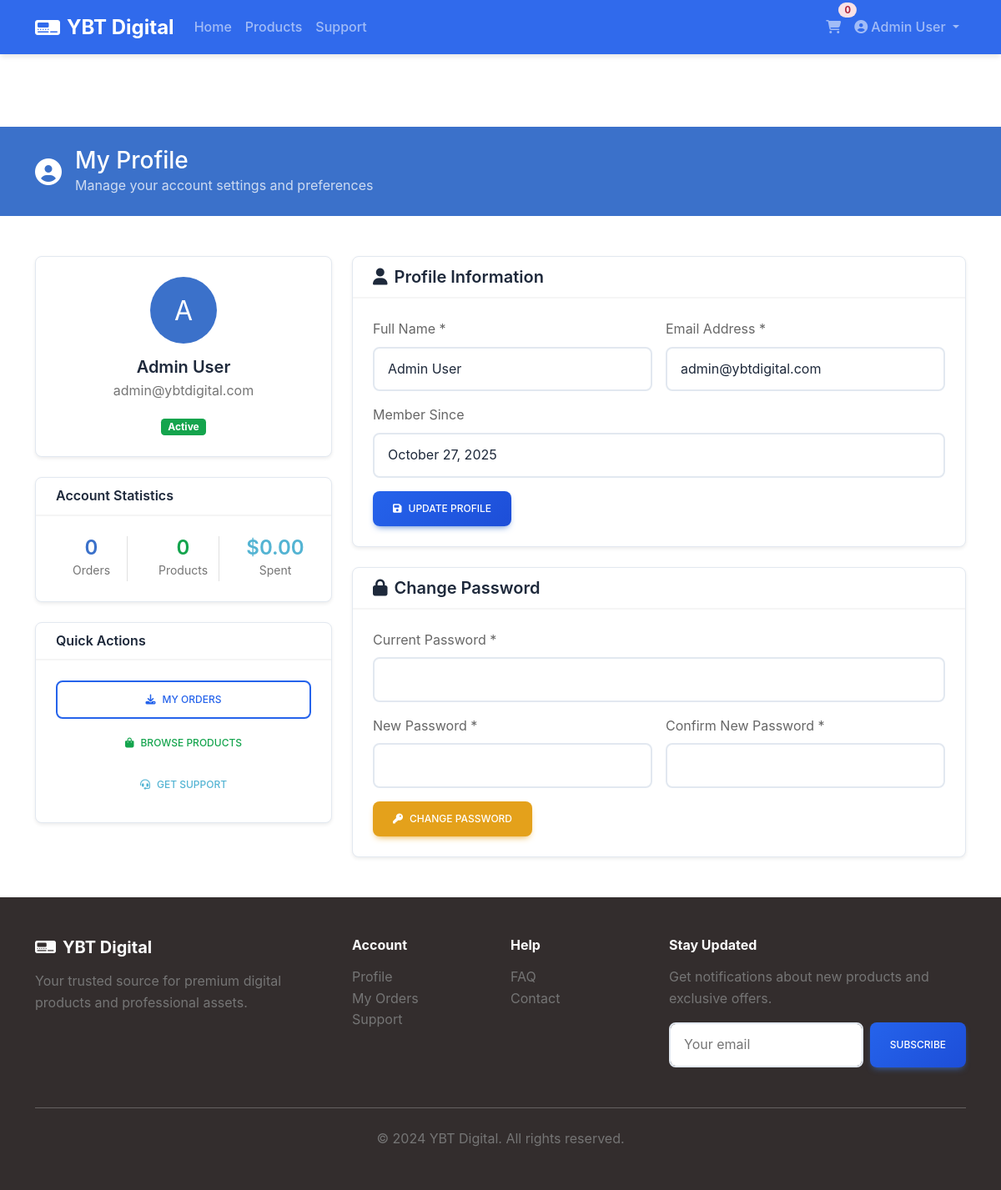
The app's page /profile.php (signed in) with its own data.
### tables this page shows
CREATE TABLE `users` (
  `id` int(11) NOT NULL AUTO_INCREMENT,
  `name` varchar(255) NOT NULL,
  `email` varchar(255) NOT NULL,
  `password` varchar(255) NOT NULL,
  `role` enum('user','admin','super_admin') DEFAULT 'user',
  `status` enum('active','blocked','pending') DEFAULT 'active',
  `email_verified` tinyint(1) DEFAULT 0,
  `verification_token` varchar(255) DEFAULT NULL,
  `reset_token` varchar(255) DEFAULT NULL,
  `reset_expires` timestamp NULL DEFAULT NULL,
  `last_login` timestamp NULL DEFAULT NULL,
  `created_at` timestamp DEFAULT CURRENT_TIMESTAMP,
  `updated_at` timestamp DEFAULT CURRENT_TIMESTAMP ON UPDATE CURRENT_TIMESTAMP,
  PRIMARY KEY (`id`),
  UNIQUE KEY `email` (`email`),
  KEY `idx_email` (`email`),
  KEY `idx_role` (`role`),
  KEY `idx_status` (`status`)
);

### includes/functions.php (called while the page is built, shortened)
<?php
function getUserById($id) {
    global $pdo;
    $stmt = $pdo->prepare("SELECT * FROM users WHERE id = ?");
    $stmt->execute([$id]);
    return $stmt->fetch();
}
function getSetting($key, $default = null) {
    global $pdo;
    $stmt = $pdo->prepare("SELECT setting_value FROM settings WHERE setting_key = ?");
    $stmt->execute([$key]);
    $result = $stmt->fetchColumn();
    return $result !== false ? $result : $default;
}
function formatPrice($amount, $currency = null) {
    if (!$currency) {
        $currency = getSetting('currency', 'USD');
    }
    $symbols = [
        'USD' => '$',
        'EUR' => '€',
        'GBP' => '£',
        'INR' => '₹'
    ];
    $symbol = $symbols[$currency] ?? $currency . ' ';
    return $symbol . number_format($amount, 2);
}
?>

### profile.php (the view, shortened to what this page needs)
<?php
require_once 'config/database.php';
require_once 'includes/functions.php';
$user = getUserById($_SESSION['user_id']);
$stmt = $pdo->prepare("SELECT COUNT(*) FROM orders WHERE user_id = ?");
$stmt->execute([$_SESSION['user_id']]);
$totalOrders = $stmt->fetchColumn();
$stmt = $pdo->prepare("SELECT SUM(total_amount) FROM orders WHERE user_id = ? AND payment_status = 'completed'");
$stmt->execute([$_SESSION['user_id']]);
$totalSpent = $stmt->fetchColumn() ?: 0;
$stmt = $pdo->prepare("SELECT COUNT(DISTINCT oi.product_id) FROM order_items oi JOIN orders o ON oi.order_id = o.id WHERE o.user_id = ? AND o.payment_status = 'completed'");
$stmt->execute([$_SESSION['user_id']]);
$totalProducts = $stmt->fetchColumn();
?>
<!DOCTYPE html>
<html lang="en">
<head>
    <link href="https://cdnjs.cloudflare.com/ajax/libs/mdb-ui-kit/6.4.2/mdb.min.css" rel="stylesheet">
    <link href="https://cdnjs.cloudflare.com/ajax/libs/font-awesome/6.4.0/css/all.min.css" rel="stylesheet">
    <link href="assets/css/style.css" rel="stylesheet">
</head>
<body>
    <nav class="navbar navbar-expand-lg navbar-dark bg-primary fixed-top">
        <div class="container">
            <a class="navbar-brand fw-bold" href="index.php">
                <i class="fas fa-digital-tachograph me-2"></i>YBT Digital
            </a>
            <div class="collapse navbar-collapse" id="navbarNav">
                <ul class="navbar-nav me-auto">
                    <li class="nav-item">
                        <a class="nav-link" href="index.php">Home</a>
                    </li>
                    <li class="nav-item">
                        <a class="nav-link" href="products.php">Products</a>
                    </li>
                    <li class="nav-item">
                        <a class="nav-link" href="support.php">Support</a>
                    </li>
                </ul>
                <ul class="navbar-nav">
                    <li class="nav-item">
                        <a class="nav-link position-relative" href="cart.php">
                            <i class="fas fa-shopping-cart"></i>
                            <span class="badge badge-danger badge-pill position-absolute top-0 start-100 translate-middle" id="cart-count">0</span>
                        </a>
                    </li>
                    <li class="nav-item dropdown">
                        <a class="nav-link dropdown-toggle" href="#" id="userDropdown" role="button" data-mdb-toggle="dropdown">
                            <i class="fas fa-user-circle me-1"></i><?php echo htmlspecialchars($user['name']); ?>
                        </a>
                    </li>
                </ul>
            </div>
        </div>
    </nav>
    <section class="bg-primary text-white py-4" style="margin-top: 76px;">
        <div class="container">
            <div class="d-flex align-items-center">
                <i class="fas fa-user-circle fa-2x me-3"></i>
                <div>
                    <h1 class="h3 mb-0">My Profile</h1>
                    <p class="mb-0 opacity-75">Manage your account settings and preferences</p>
                </div>
            </div>
        </div>
    </section>
    <section class="py-5">
        <div class="container">
            <div class="row">
                <div class="col-lg-4 mb-4">
                    <div class="card shadow-sm">
                        <div class="card-body text-center">
                            <div class="avatar-container mb-3">
                                <div class="avatar bg-primary text-white rounded-circle d-inline-flex align-items-center justify-content-center"
                                     style="width: 80px; height: 80px; font-size: 2rem;">
                                    <?php echo strtoupper(substr($user['name'], 0, 1)); ?>
                                </div>
                            </div>
                            <h5 class="mb-1"><?php echo htmlspecialchars($user['name']); ?></h5>
                            <p class="text-muted mb-3"><?php echo htmlspecialchars($user['email']); ?></p>
                            <span class="badge bg-<?php echo $user['status'] == 'active' ? 'success' : 'warning'; ?>">
                                <?php echo ucfirst($user['status']); ?>
                            </span>
                        </div>
                    </div>
                    <div class="card shadow-sm mt-4">
                        <div class="card-header">
                            <h6 class="mb-0">Account Statistics</h6>
                        </div>
                        <div class="card-body">
                            <div class="row text-center">
                                <div class="col-4">
                                    <div class="border-end">
                                        <h4 class="text-primary mb-0"><?php echo $totalOrders; ?></h4>
                                        <small class="text-muted">Orders</small>
                                    </div>
                                </div>
                                <div class="col-4">
                                    <div class="border-end">
                                        <h4 class="text-success mb-0"><?php echo $totalProducts; ?></h4>
                                        <small class="text-muted">Products</small>
                                    </div>
                                </div>
                                <div class="col-4">
                                    <h4 class="text-info mb-0"><?php echo formatPrice($totalSpent); ?></h4>
                                    <small class="text-muted">Spent</small>
                                </div>
                            </div>
                        </div>
                    </div>
                    <div class="card shadow-sm mt-4">
                        <div class="card-header">
                            <h6 class="mb-0">Quick Actions</h6>
                        </div>
                        <div class="card-body">
                            <div class="d-grid gap-2">
                                <a href="orders.php" class="btn btn-outline-primary">
                                    <i class="fas fa-download me-2"></i>My Orders
                                </a>
                                <a href="products.php" class="btn btn-outline-success">
                                    <i class="fas fa-shopping-bag me-2"></i>Browse Products
                                </a>
                                <a href="support.php" class="btn btn-outline-info">
                                    <i class="fas fa-headset me-2"></i>Get Support
                                </a>
                            </div>
                        </div>
                    </div>
                </div>
                <div class="col-lg-8">
                    <div class="card shadow-sm mb-4">
                        <div class="card-header">
                            <h5 class="mb-0">
                                <i class="fas fa-user me-2"></i>Profile Information
                            </h5>
                        </div>
                        <div class="card-body">
                            <form method="POST" class="needs-validation" novalidate>
                                <div class="row g-3">
                                    <div class="col-md-6">
                                        <label for="name" class="form-label">Full Name *</label>
                                        <input type="text" class="form-control" id="name" name="name"
                                               value="<?php echo htmlspecialchars($user['name']); ?>" required>
                                    </div>
                                    <div class="col-md-6">
                                        <label for="email" class="form-label">Email Address *</label>
                                        <input type="email" class="form-control" id="email" name="email"
                                               value="<?php echo htmlspecialchars($user['email']); ?>" required>
                                    </div>
                                    <div class="col-12">
                                        <label class="form-label">Member Since</label>
                                        <input type="text" class="form-control"
                                               value="<?php echo date('F j, Y', strtotime($user['created_at'])); ?>" readonly>
                                    </div>
                                </div>
                                <div class="mt-3">
                                    <button type="submit" class="btn btn-primary">
                                        <i class="fas fa-save me-2"></i>Update Profile
                                    </button>
                                </div>
                            </form>
                        </div>
                    </div>
                    <div class="card shadow-sm">
                        <div class="card-header">
                            <h5 class="mb-0">
                                <i class="fas fa-lock me-2"></i>Change Password
                            </h5>
                        </div>
                        <div class="card-body">
                            <form method="POST" class="needs-validation" novalidate id="passwordForm">
                                <div class="row g-3">
                                    <div class="col-12">
                                        <label for="current_password" class="form-label">Current Password *</label>
                                        <input type="password" class="form-control" id="current_password" name="current_password" required>
                                    </div>
                                    <div class="col-md-6">
                                        <label for="new_password" class="form-label">New Password *</label>
                                        <input type="password" class="form-control" id="new_password" name="new_password"
                                               required minlength="6">
                                    </div>
                                    <div class="col-md-6">
                                        <label for="confirm_password" class="form-label">Confirm New Password *</label>
                                        <input type="password" class="form-control" id="confirm_password" name="confirm_password" required>
                                    </div>
                                </div>
                                <div class="mt-3">
                                    <button type="submit" class="btn btn-warning">
                                        <i class="fas fa-key me-2"></i>Change Password
                                    </button>
                                </div>
                            </form>
                        </div>
                    </div>
                </div>
            </div>
        </div>
    </section>
    <footer class="bg-dark text-light py-5">
        <div class="container">
            <div class="row">
                <div class="col-lg-4 mb-4">
                    <h5 class="fw-bold mb-3">
                        <i class="fas fa-digital-tachograph me-2"></i>YBT Digital
                    </h5>
                    <p class="text-muted">Your trusted source for premium digital products and professional assets.</p>
                </div>
                <div class="col-lg-2 mb-4">
                    <h6 class="fw-bold mb-3">Account</h6>
                    <ul class="list-unstyled">
                        <li><a href="profile.php" class="text-muted text-decoration-none">Profile</a></li>
                        <li><a href="orders.php" class="text-muted text-decoration-none">My Orders</a></li>
                        <li><a href="support.php" class="text-muted text-decoration-none">Support</a></li>
                    </ul>
                </div>
                <div class="col-lg-2 mb-4">
                    <h6 class="fw-bold mb-3">Help</h6>
                    <ul class="list-unstyled">
                        <li><a href="faq.php" class="text-muted text-decoration-none">FAQ</a></li>
                        <li><a href="contact.php" class="text-muted text-decoration-none">Contact</a></li>
                    </ul>
                </div>
                <div class="col-lg-4 mb-4">
                    <h6 class="fw-bold mb-3">Stay Updated</h6>
                    <p class="text-muted">Get notifications about new products and exclusive offers.</p>
                    <form class="d-flex">
                        <input type="email" class="form-control me-2" placeholder="Your email">
                        <button type="submit" class="btn btn-primary">Subscribe</button>
                    </form>
                </div>
            </div>
            <hr class="my-4">
            <div class="text-center">
                <p class="text-muted mb-0">&copy; 2024 YBT Digital. All rights reserved.</p>
            </div>
        </div>
    </footer>
</body>
</html>

### records on screen
users: name "Admin User", name "A", email "admin@ybtdigital.com", status "Active", created_at "October 27, 2025"

### other values on screen
$totalOrders "0"
$totalProducts "0"
formatPrice($totalSpent) "$0.00"
